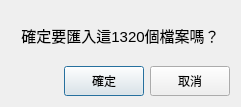
<?xml version="1.0" encoding="UTF-8"?>
<ui version="4.0">
 <class>Dialog</class>
 <widget class="QDialog" name="Dialog">
  <property name="geometry">
   <rect>
    <x>0</x>
    <y>0</y>
    <width>241</width>
    <height>107</height>
   </rect>
  </property>
  <property name="windowTitle">
   <string>確認</string>
  </property>
  <property name="modal">
   <bool>true</bool>
  </property>
  <layout class="QVBoxLayout" name="verticalLayout">
   <item>
    <layout class="QHBoxLayout" name="horizontalLayout">
     <item>
      <widget class="QLabel" name="context_text">
       <property name="sizePolicy">
        <sizepolicy hsizetype="Expanding" vsizetype="Preferred">
         <horstretch>0</horstretch>
         <verstretch>0</verstretch>
        </sizepolicy>
       </property>
       <property name="font">
        <font>
         <pointsize>11</pointsize>
        </font>
       </property>
       <property name="text">
        <string>確定要匯入這1320個檔案嗎？</string>
       </property>
       <property name="alignment">
        <set>Qt::AlignCenter</set>
       </property>
      </widget>
     </item>
     <item>
      <spacer name="verticalSpacer">
       <property name="orientation">
        <enum>Qt::Vertical</enum>
       </property>
       <property name="sizeHint" stdset="0">
        <size>
         <width>0</width>
         <height>30</height>
        </size>
       </property>
      </spacer>
     </item>
    </layout>
   </item>
   <item>
    <layout class="QHBoxLayout" name="horizontalLayout_2">
     <item>
      <spacer name="horizontalSpacer">
       <property name="orientation">
        <enum>Qt::Horizontal</enum>
       </property>
       <property name="sizeHint" stdset="0">
        <size>
         <width>40</width>
         <height>20</height>
        </size>
       </property>
      </spacer>
     </item>
     <item>
      <widget class="QPushButton" name="apply_button">
       <property name="minimumSize">
        <size>
         <width>0</width>
         <height>30</height>
        </size>
       </property>
       <property name="text">
        <string>確定</string>
       </property>
      </widget>
     </item>
     <item>
      <widget class="QPushButton" name="cancel_button">
       <property name="minimumSize">
        <size>
         <width>0</width>
         <height>30</height>
        </size>
       </property>
       <property name="text">
        <string>取消</string>
       </property>
      </widget>
     </item>
    </layout>
   </item>
  </layout>
 </widget>
 <resources/>
 <connections/>
</ui>
